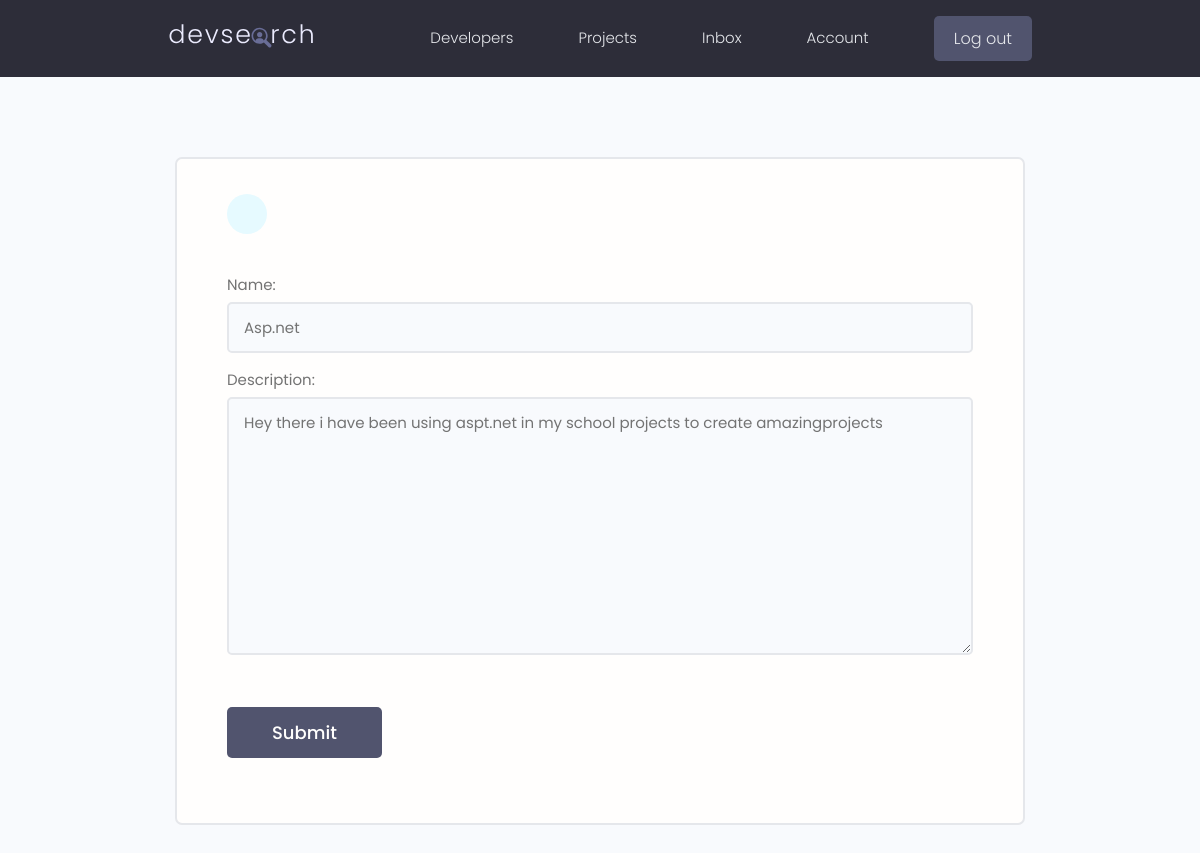
The app's page /update-skill/3ead8fe731f34cc1bc646bf10eb52311 (signed in), older data.
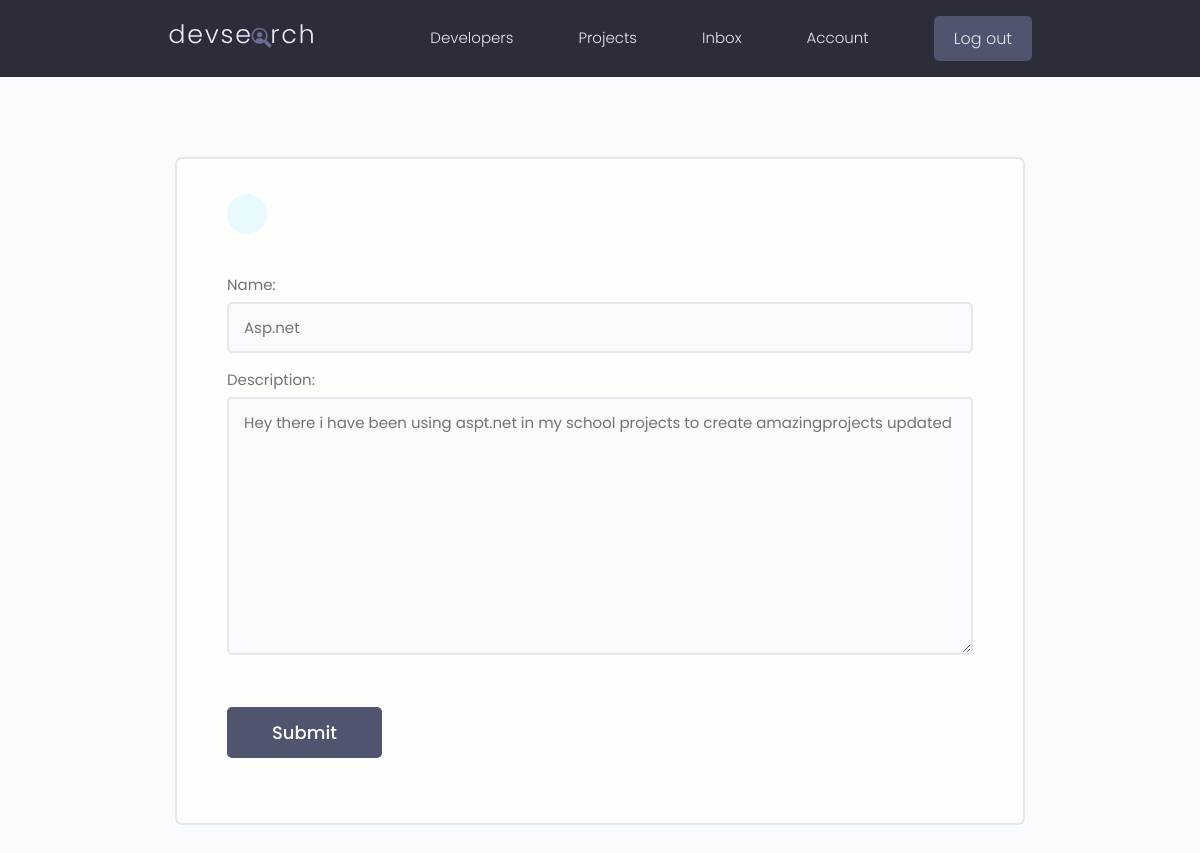
The same page, newer data.
### users/models.py (models this page shows, shortened)
class Skill(models.Model):
    id = models.UUIDField(default=uuid.uuid4,
                          primary_key=True, unique=True, editable=False)
    owner = models.ForeignKey(
        Profile, on_delete=models.CASCADE, null=True, blank=True)
    name = models.CharField(max_length=200, null=True, blank=True)
    description = models.TextField(null=True, blank=True)
    created = models.DateTimeField(auto_now_add=True)

### users/views.py (the view)
# urls.py: path('update-skill/<str:pk>', views.updateSkill, name='update-skill'),
@ login_required(login_url='login')
def updateSkill(request, pk):
    profile = request.user.profile
    skil = profile.skill_set.get(id=pk)
    form = SkillForm(instance=skil)
    if request.method == 'POST':
        form = SkillForm(request.POST, instance=skil)
        if form.is_valid():
            form.save()
            messages.success(request, "Skill was Updated Successfuly ")
            return redirect('account')
    context = {'form': form}
    return render(request, 'users/skill_form.html', context)

### users/forms.py
class SkillForm(ModelForm):
    class Meta:
        model = Skill
        fields = '__all__'
        exclude = ['owner']
    def __init__(self, *args, **kwargs):
        super(SkillForm, self).__init__(*args, **kwargs)
        for name, field in self.fields.items():
            field.widget.attrs.update(
                {'class': 'input input--text'})

### users/templates/users/skill_form.html (shortened to what this page needs)
{% extends 'main.html' %}
{% load static %}
{% block content %}
    <main class="formPage my-xl">
        <div class="content-box">
            <div class="formWrapper">
                <a class="backButton" href="{% url 'account' %}"></a>
                <br>
                <form  method="POST" action="" >
                    {% for field in form %}
                    <div class="form__field">
                        <label for="formInput#text">{{ field.label }}: </label>
                       {{ field }}
                    </div>
                    {% endfor %}
                    <input class="btn btn--sub btn--lg  my-md" type="submit" value="Submit" />
                </form>
            </div>
        </div>
    </main>
{% endblock content %}

Row changes from the older to the newer data that the page shows:
changed Skill "Asp.net": description "Hey there i have been using aspt.net in my school projects to create amazingprojects" → "Hey there i have been using aspt.net in my school projects to create amazingprojects updated"
